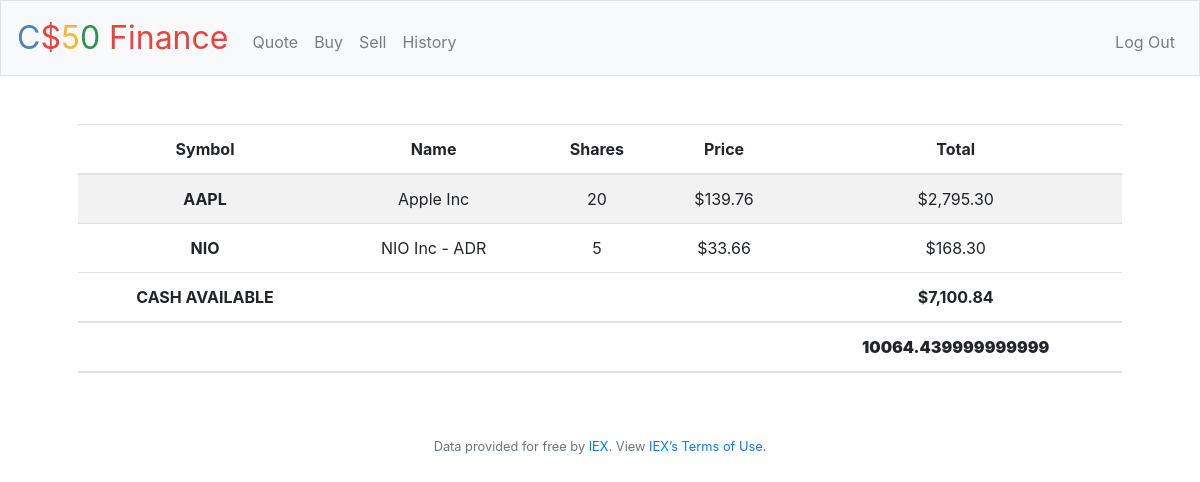
/ (signed in), run on the app's committed database.
### tables this page shows
CREATE TABLE transactions (
id INTEGER PRIMARY KEY AUTOINCREMENT, 
user_id INTEGER NOT NULL,
name TEXT NOT NULL,
shares INTEGER NOT NULL, 
price NUMERIC NOT NULL,
type TEXT NOT NULL, 
symbol TEXT NOT NULL,
time TIMESTAMP DEFAULT CURRENT_TIMESTAMP,
FOREIGN KEY(user_id) REFERENCES users(id)
);

CREATE TABLE users (id INTEGER, username TEXT NOT NULL, hash TEXT NOT NULL, cash NUMERIC NOT NULL DEFAULT 10000.00, PRIMARY KEY(id));

### application.py (the view)
@app.route("/")
@login_required
def index():
    user_id = session["user_id"]
    stocks = db.execute("SELECT symbol, name, price, SUM(shares) as totalshares FROM transactions WHERE user_id = ? GROUP BY symbol", user_id)
    cash = db.execute("SELECT cash FROM users WHERE id  = ?", user_id)[0]["cash"]
    total_cash = cash
    for stock in stocks:
        total_cash += stock["price"] * stock["totalshares"]
    return render_template("index.html", stocks = stocks, cash = cash, usd=usd, total_cash=total_cash)

### application.py (called while the page is built)
@app.after_request
def after_request(response):
    response.headers["Cache-Control"] = "no-cache, no-store, must-revalidate"
    response.headers["Expires"] = 0
    response.headers["Pragma"] = "no-cache"
    return response

### helpers.py (called while the page is built)
def login_required(f):
    @wraps(f)
    def decorated_function(*args, **kwargs):
        if session.get("user_id") is None:
            return redirect("/login")
        return f(*args, **kwargs)
    return decorated_function

def usd(value):
    return f"${value:,.2f}"

### templates/index.html (shortened to what this page needs)
{% extends "layout.html" %}
{% block main %}
    <table class="table table-striped">
  <thead>
    <tr>
      <th scope="col">Symbol</th>
      <th scope="col">Name</th>
      <th scope="col">Shares</th>
      <th scope="col">Price</th>
      <th scope="col">Total</th>
    </tr>
  </thead>
  <tbody>
      {% for stock in stocks %}
    <tr>
      <th scope="row">{{ stock["symbol"] }}</th>
      <td>{{ stock["name"]}}</td>
      <td>{{ stock["totalshares"]}}</td>
      <td>{{ usd(stock["price"]) }}</td>
      <td>{{ usd(stock["totalshares"] * stock["price"]) }}</td>
    </tr>
    {% endfor %}
    <thead>
      <tr>
        <th scope="col">CASH AVAILABLE</th>
        <th scope="col"></th>
        <th scope="col"></th>
        <th scope="col"></th>
        <th scope="row">{{ usd(cash) }}</th>
      </tr>
    </thead>
    <thead>
      <tr>
        <th scope="col"></th>
        <th scope="col"></th>
        <th scope="col"></th>
        <th scope="col"></th>
        <th scope="row"><b>{{ total_cash }}</b></th>
      </tr>
    </thead>
  </tbody>
</table>
{% endblock %}

### templates/layout.html (shortened to what this page needs)
<!DOCTYPE html>
<html lang="en">
    <head>
        <link rel="stylesheet" href="https://cdn.jsdelivr.net/npm/bootstrap@4.5.3/dist/css/bootstrap.min.css">
        <link href="/static/styles.css" rel="stylesheet">
    </head>
    <body>
        <nav class="navbar navbar-expand-md navbar-light bg-light border">
            <a class="navbar-brand" href="/"><span class="blue">C</span><span class="red">$</span><span class="yellow">5</span><span class="green">0</span> <span class="red">Finance</span></a>
            <div class="collapse navbar-collapse" id="navbar">
                {% if session.user_id %}
                    <ul class="navbar-nav mr-auto mt-2">
                        <li class="nav-item"><a class="nav-link" href="/quote">Quote</a></li>
                        <li class="nav-item"><a class="nav-link" href="/buy">Buy</a></li>
                        <li class="nav-item"><a class="nav-link" href="/sell">Sell</a></li>
                        <li class="nav-item"><a class="nav-link" href="/history">History</a></li>
                    </ul>
                    <ul class="navbar-nav ml-auto mt-2">
                        <li class="nav-item"><a class="nav-link" href="/logout">Log Out</a></li>
                    </ul>
                {% else %}
                    <ul class="navbar-nav ml-auto mt-2">
                        <li class="nav-item"><a class="nav-link" href="/register">Register</a></li>
                        <li class="nav-item"><a class="nav-link" href="/login">Log In</a></li>
                    </ul>
                {% endif %}
            </div>
        </nav>
        <main class="container p-5">
            {% block main %}{% endblock %}
        </main>
        <footer class="small text-center text-muted">
            Data provided for free by <a href="https://iextrading.com/developer">IEX</a>. View <a href="https://iextrading.com/api-exhibit-a/">IEX’s Terms of Use</a>.
        </footer>
    </body>
</html>

### static/styles.css (style rules this page uses)
nav .navbar-brand { font-size: xx-large; }
nav .navbar-brand .blue { color: #537fbe; }
nav .navbar-brand .red { color: #ea433b; }
nav .navbar-brand .yellow { color: #f5b82e; }
nav .navbar-brand .green { color: #2e944b; }
main { overflow-x: auto; text-align: center; }

### data on the page
transactions: symbol "AAPL", name "Apple Inc", totalshares "20", price "$139.76", totalshares "$2,795.30"
transactions: symbol "NIO", name "NIO Inc - ADR", totalshares "5", price "$33.66", totalshares "$168.30"
users: cash "$7,100.84"

### other printed values
{{ total_cash }} "10064.439999999999"
